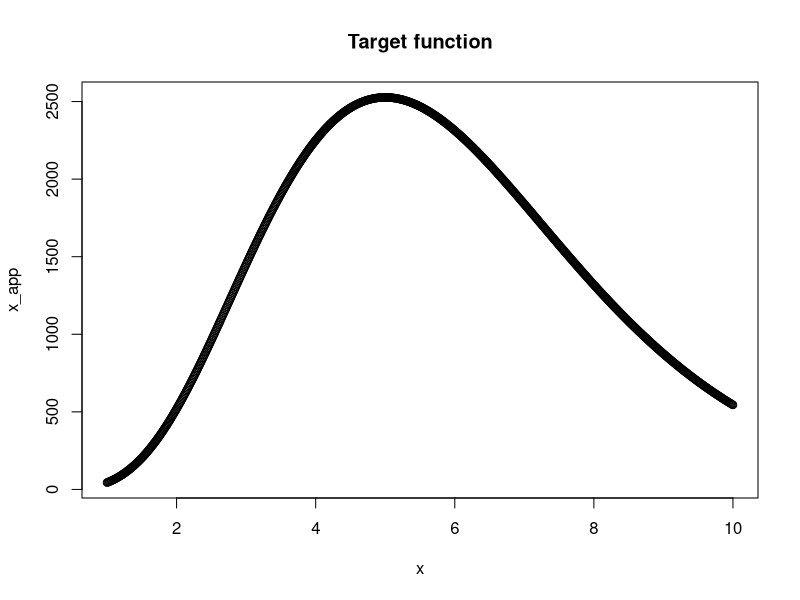
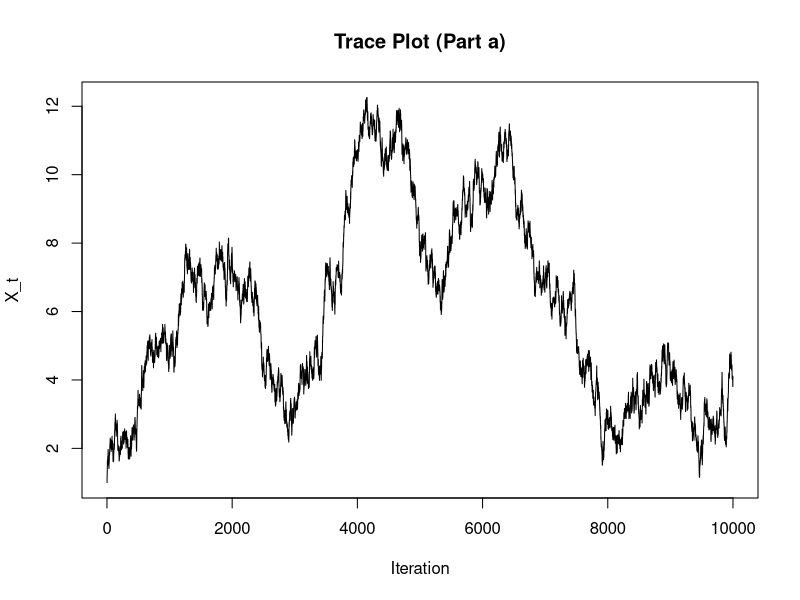
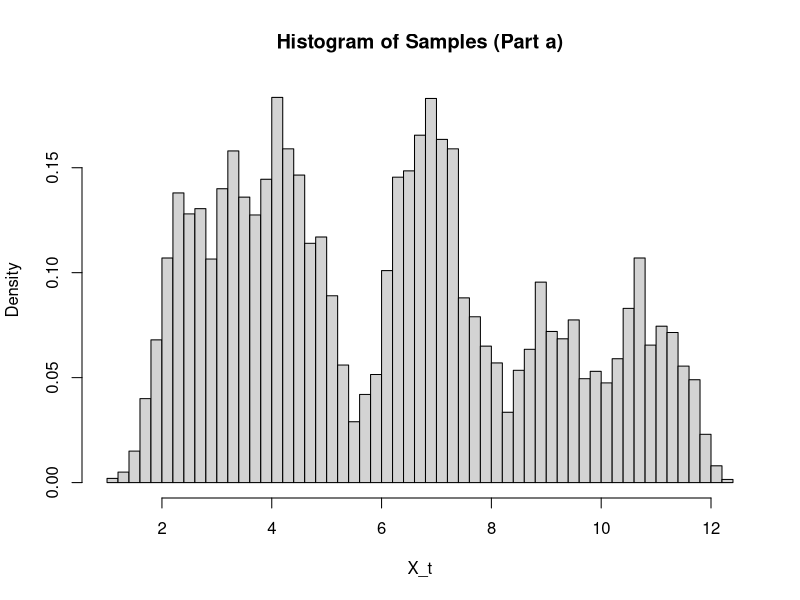
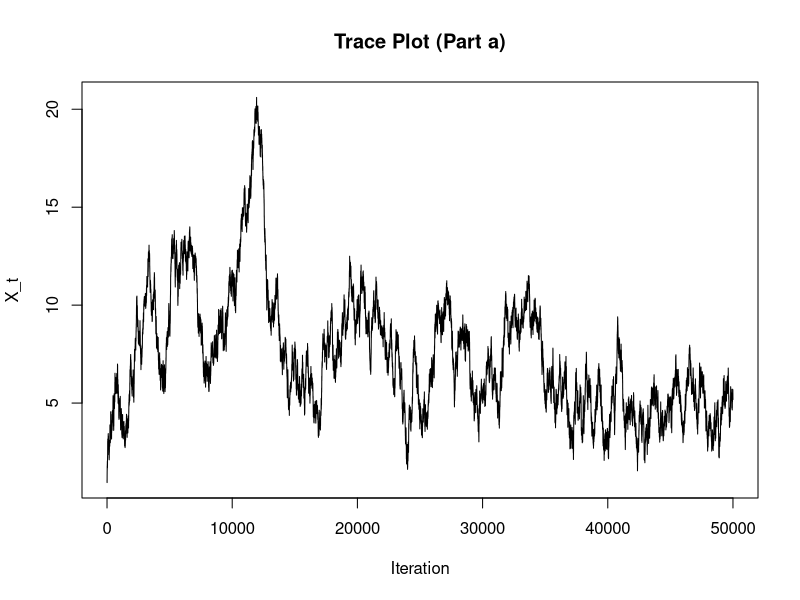
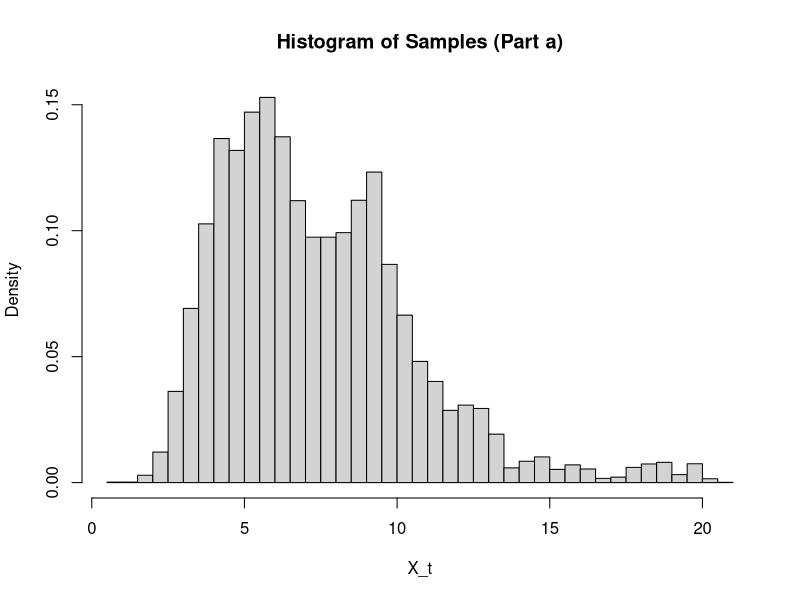
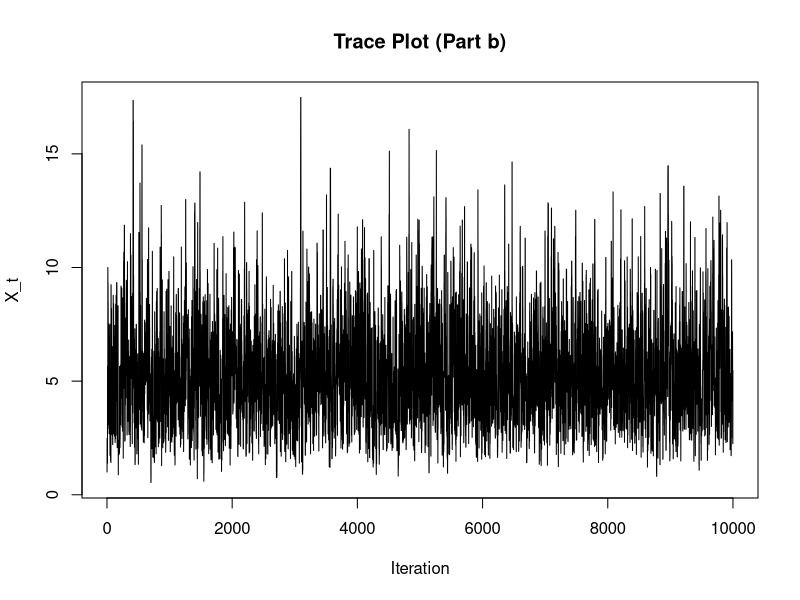
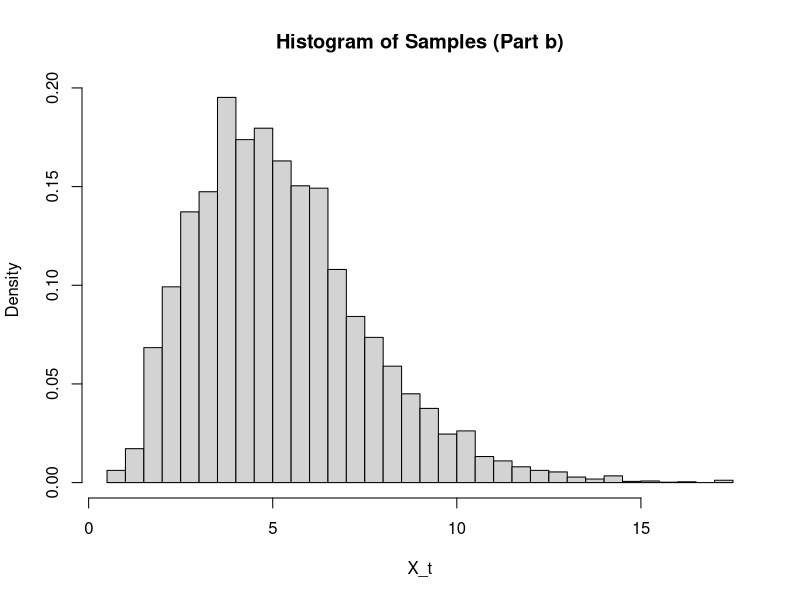
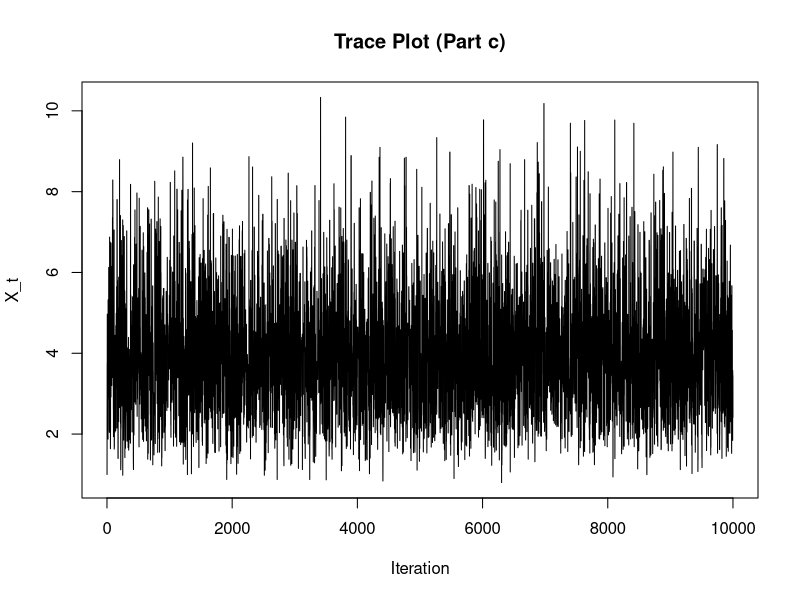

Write the R code that produced these figures, in order.
## ---- chunk 1
f <- function(x){
  if (x > 0){
    return (120*x^5*exp(-x))
  }
  else{
    stop("Function undefined for x <= 0.")
  }
}
x <- seq(1,10,0.01)
x_app <- sapply(x,f)
plot(x, x_app, main = "Target function")
## ---- chunk 2
set.seed(42)

metropolis_normal <- function(n_iter = 10000, start = 1, proposal_sd = 0.1) {
  x <- numeric(n_iter)
  x[1] <- start
  accept <- 0
  
  for (t in 2:n_iter) {
    proposal <- rnorm(1, mean = x[t - 1], sd = proposal_sd)
    
    # f undefined for x <= 0
    if (proposal > 0) { 
      rate <- min(1, f(proposal) / f(x[t - 1]))
      if (runif(1) < rate) {
        x[t] <- proposal
        accept <- accept + 1
      } else {
        x[t] <- x[t - 1]
      }
    } else {
      x[t] <- x[t - 1]
    }
  }
  
  return(list(chain = x, acceptance_rate = accept / n_iter))
}
## ---- chunk 3
result_a <- metropolis_normal(n_iter=10000)
samples_a <- result_a$chain
acceptance_rate_a <- result_a$acceptance_rate
plot(samples_a, type = "l", main = "Trace Plot (Part a)", xlab = "Iteration", ylab = "X_t")
hist(samples_a, probability = TRUE, breaks = 50, main = "Histogram of Samples (Part a)", xlab = "X_t")
## ---- chunk 4
result_a <- metropolis_normal(n_iter=50000)
samples_a <- result_a$chain
acceptance_rate_a <- result_a$acceptance_rate
plot(samples_a, type = "l", main = "Trace Plot (Part a)", xlab = "Iteration", ylab = "X_t")
hist(samples_a, probability = TRUE, breaks = 50, main = "Histogram of Samples (Part a)", xlab = "X_t")
## ---- chunk 5
metropolis_chisq <- function(n_iter = 10000, start = 1) {
  x <- numeric(n_iter)
  x[1] <- start
  accept <- 0
  
  for (t in 2:n_iter) {
    proposal <- rchisq(1, floor(x[t - 1] + 1))
    rate <- min(1, f(proposal) / f(x[t - 1]))
    if (runif(1) < rate) {
      x[t] <- proposal
      accept <- accept + 1
    } else {
      x[t] <- x[t - 1]
    }
  }
  
  list(samples = x, acceptance_rate = accept / n_iter)
}
## ---- chunk 6
# Run the algorithm
result_b <- metropolis_chisq()
samples_b <- result_b$samples
acceptance_rate_b <- result_b$acceptance_rate

# Plot the chain and histogram
plot(samples_b, type = "l", main = "Trace Plot (Part b)", xlab = "Iteration", ylab = "X_t")
hist(samples_b, probability = TRUE, breaks = 50, main = "Histogram of Samples (Part b)", xlab = "X_t")
## ---- chunk 7

metropolis_gamma <- function(n_iter = 10000, start = 1, alpha = 3, beta = 1) {
  x <- numeric(n_iter)
  x[1] <- start
  accept <- 0
  
  for (t in 2:n_iter) {
    proposal <- rgamma(1, shape = alpha, rate = beta)
    rate <- min(1, f(proposal) / f(x[t - 1]))
    if (runif(1) < rate) {
      x[t] <- proposal
      accept <- accept + 1
    } else {
      x[t] <- x[t - 1]
    }
  }
  
  list(samples = x, acceptance_rate = accept / n_iter)
}

## ---- chunk 8
result_c <- metropolis_gamma()
samples_c <- result_c$samples
acceptance_rate_c <- result_c$acceptance_rate

plot(samples_c, type = "l", main = "Trace Plot (Part c)", xlab = "Iteration", ylab = "X_t")
hist(samples_c, probability = TRUE, breaks = 50, main = "Histogram of Samples (Part c)", xlab = "X_t")
## ---- chunk 9
estimate_expectation <- function(samples) {
  mean(samples)
}

cat("Estimated E(X) (Part a):", estimate_expectation(samples_a), "\n")
cat("Estimated E(X) (Part b):", estimate_expectation(samples_b), "\n")
cat("Estimated E(X) (Part c):", estimate_expectation(samples_c), "\n")

